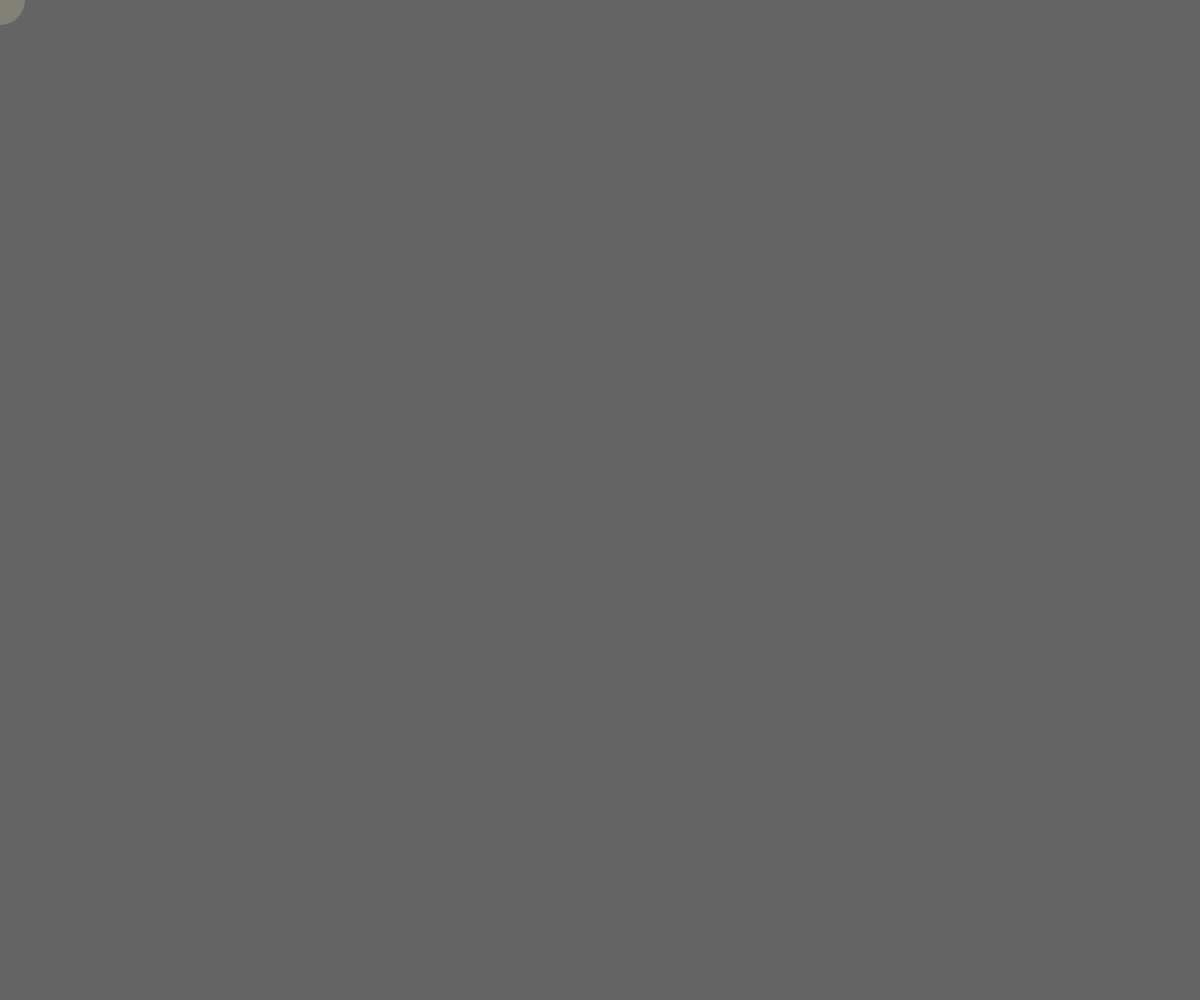
Frame 1 (no input)
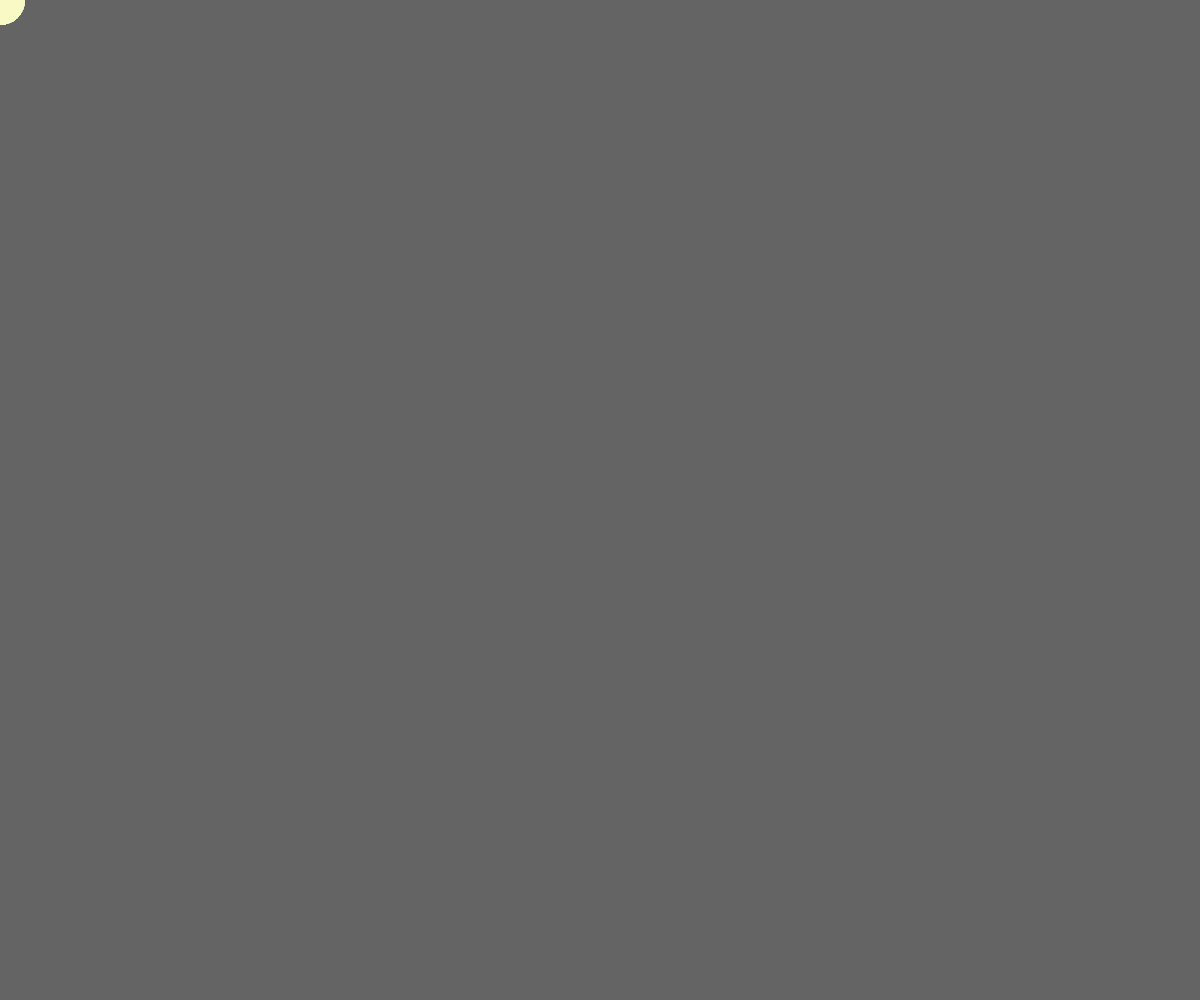
Frame 60 (no input)
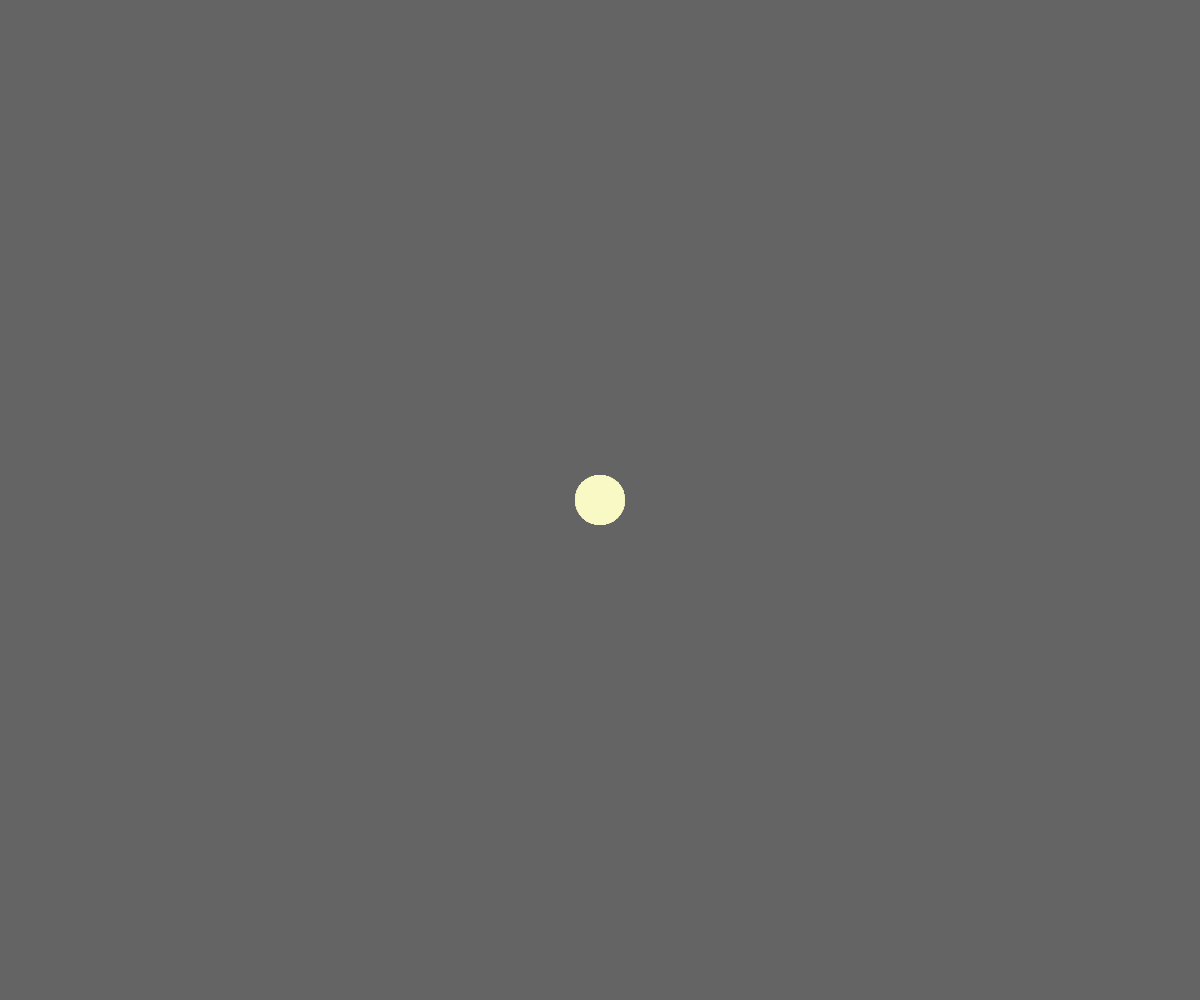
Frame 120 (the mouse pressed at the canvas centre since frame 60)

The p5.js sketch that drew these frames (run headless with seeded random() and noise() and a simulated clock; from frame 60 on, the mouse is pressed at the canvas centre):

// p5.js sketch
// ── sketch.js
function setup() 
{
createCanvas(outerWidth, outerHeight);
    background(100);
}

function draw() //loops everytime
{
  noStroke();
    fill(250,250,200,50);
  ellipse(mouseX, mouseY, 50, 50);
}
function mousePressed()
{
    background(100);
}
